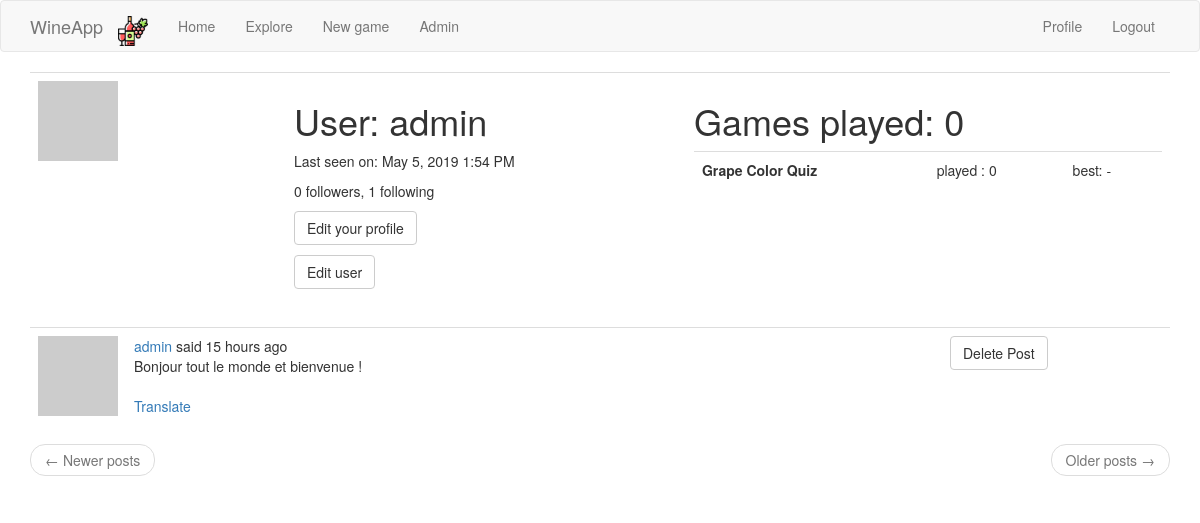
The page /user/admin (signed in) on the database as committed earlier.
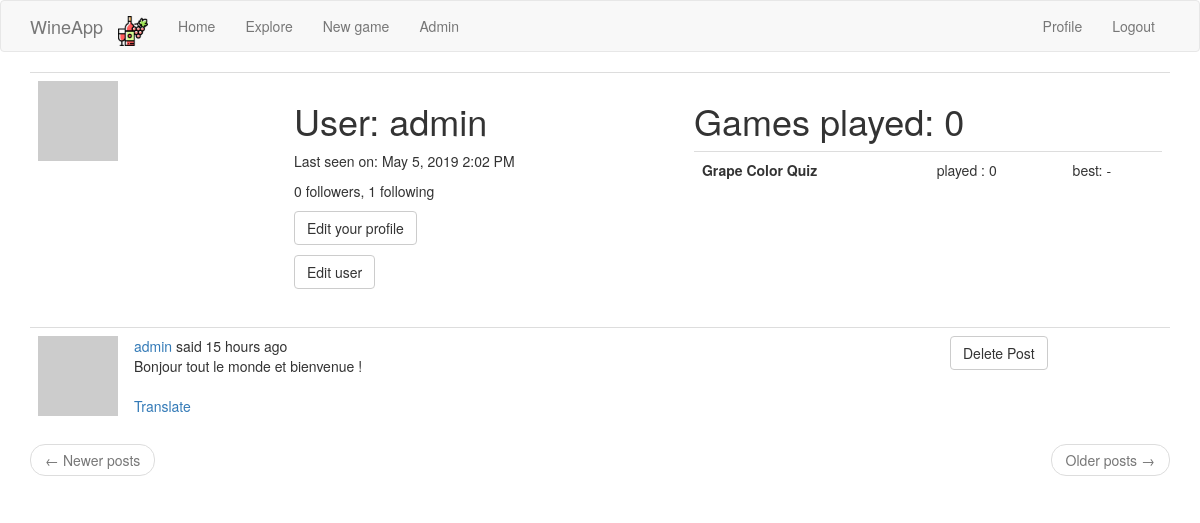
The same page on the database as committed later.
### app/models.py (models this page shows, shortened)
class User(UserMixin, db.Model):
    id = db.Column(db.Integer, primary_key=True)
    username = db.Column(db.String(64), index=True, unique=True)
    email = db.Column(db.String(120), index=True, unique=True)
    password_hash = db.Column(db.String(128))
    posts = db.relationship('Post', backref='author', lazy='dynamic')
    about_me = db.Column(db.String(140))
    last_seen = db.Column(db.DateTime, default=datetime.utcnow)
    followed = db.relationship(
        'User', secondary=followers,
        primaryjoin=(followers.c.follower_id == id),
        secondaryjoin=(followers.c.followed_id == id),
        backref=db.backref('followers', lazy='dynamic'), lazy='dynamic')
    def avatar(self, size):
        digest = md5(self.email.lower().encode('utf-8')).hexdigest()
        return 'https://www.gravatar.com/avatar/{}?d=identicon&s={}'.format(
            digest, size)

class Post(db.Model):
    id = db.Column(db.Integer, primary_key=True)
    body = db.Column(db.String(140))
    timestamp = db.Column(db.DateTime, index=True, default=datetime.utcnow)
    user_id = db.Column(db.Integer, db.ForeignKey('user.id'))
    language = db.Column(db.String(5))

### app/main/routes.py (the view)
@bp.route('/user/<username>')
@login_required
def user(username):
    user_ = User.query.filter_by(username=username).first_or_404()
    summary_per_type, nb_played_games = get_player_stats(user_)
    page = request.args.get('page', 1, type=int)
    posts = user_.posts.order_by(Post.timestamp.desc()).paginate(
        page, current_app.config['POSTS_PER_PAGE'], False)
    next_url = url_for('main.user', username=user_.username,
                       page=posts.next_num) if posts.has_next else None
    prev_url = url_for('main.user', username=user_.username,
                       page=posts.prev_num) if posts.has_prev else None
    return render_template('user.html', user=user_, posts=posts.items,
                           next_url=next_url, prev_url=prev_url, nb_played_games=nb_played_games,
                           games_data=summary_per_type)

### app/main/routes.py (called while the page is built)
@bp.before_app_request
def before_request():
    if current_user.is_authenticated:
        current_user.last_seen = datetime.utcnow()
        db.session.commit()
    g.locale = str(get_locale())

### app/models.py (called while the page is built)
@login.user_loader
def load_user(id):
    return User.query.get(int(id))

def get_player_stats(user_):
    games = Game.query.filter_by(player_id=user_.id).all()
    games_per_type = {}
    for game_type, game_name in current_app.config['GAMES_TO_NAMES'].items():
        games_per_type[(game_type, game_name)] = [game for game in games if game.game_type == game_type]
    summary_per_type = []
    for (game_type, game_name), games in games_per_type.items():
        summary_per_type.append(
            {
                'name': game_name,
                'type': game_type,
                'nb_played': len(games),
                'best': max(games, key=lambda x: x.score).score if len(games) > 0 else '-'
            }
        )
        return summary_per_type, len(games)

### app/templates/user.html (shortened to what this page needs)
{% extends "base.html" %}
{% block app_content %}
<table class="table table-hover">
    <tr>
        <td width="256px"><img src="{{ user.avatar(256) }}"></td>
        <td>
            <h1>{{ _('User') }}: {{ user.username }}</h1>
            {% if user.last_seen %}
            <p>{{ _('Last seen on') }}: {{ moment(user.last_seen).format('LLL') }}</p>
            {% endif %}
            <p>{{ _('%(count)d followers', count=user.followers.count()) }}, {{ _('%(count)d following',
                count=user.followed.count()) }}</p>
            {% if user == current_user %}
            <p><a class="btn btn-default" href="{{ url_for('main.edit_profile') }}">{{ _('Edit your profile') }}</a></p>
            {% elif not current_user.is_following(user) %}
            <p><a class="btn btn-default" href="{{ url_for('main.follow', username=user.username) }}">{{ _('Follow') }}</a></p>
            {% else %}
            <p><a class="btn btn-default" href="{{ url_for('main.unfollow', username=user.username) }}">{{ _('Unfollow') }}</a></p>
            {% endif %}
            {% if current_user.username == 'admin' %}
            <p><a class="btn btn-default" href="{{ url_for('main.edit_user', username=user.username) }}">{{ _('Edit user') }}</a></p>
            {% endif %}
        </td>
        <td>
            <h1>Games played: {{ nb_played_games }}</h1>
            <table class="table table-hover">
                {% for game in games_data %}
                <tr onclick="window.location='{{ url_for('main.quick_new_game', game_type=game.type) }}'">
                    <th>{{ game.name }}</th>
                    <td>played : {{ game.nb_played }}</td>
                    <td>best: {{ game.best }}</td>
                    {% endfor %}
                </tr>
            </table>
        </td>
    </tr>
</table>
{% for post in posts %}
{% include '_post.html' %}
{% endfor %}
<nav aria-label="...">
    <ul class="pager">
        <li class="previous{% if not prev_url %} disabled{% endif %}">
            <a href="{{ prev_url or '#' }}">
                <span aria-hidden="true">&larr;</span> {{ _('Newer posts') }}
            </a>
        </li>
        <li class="next{% if not next_url %} disabled{% endif %}">
            <a href="{{ next_url or '#' }}">
                {{ _('Older posts') }} <span aria-hidden="true">&rarr;</span>
            </a>
        </li>
    </ul>
</nav>
{% endblock %}

### app/templates/base.html (shortened to what this page needs)
{% extends 'bootstrap/base.html' %}
{% block navbar %}
<nav class="navbar navbar-default">
    <div class="container">
        <div class="navbar-header">
            <a class="navbar-brand" href="{{ url_for('main.index') }}">WineApp</a>
        </div>
        <div class="collapse navbar-collapse" id="bs-example-navbar-collapse-1">
            <ul class="nav navbar-nav">
                <li><a href="{{ url_for('main.index') }}" class="navbar-brand">
                    <img src="/static/bottle_red_wine.png" style="height:30px;margin:0px;padding:0px;">
                </a></li>
                <li><a href="{{ url_for('main.index') }}">{{ _('Home') }}</a></li>
                <li class="nav-item dropdown">
                    <a class="nav-link dropdown-toggle" href="#" id="navbarDropdown" role="button"
                       data-toggle="dropdown" aria-haspopup="true" aria-expanded="false">
                        Explore
                    </a>
                </li>
                <li><a href="{{ url_for('main.new_game') }}">{{ _('New game') }}</a></li>
                {% if current_user.username == 'admin' %}
                <li><a href="{{ url_for('main.admin') }}">{{ _('Admin') }}</a></li>
                {% endif %}
            </ul>
            <ul class="nav navbar-nav navbar-right">
                {% if current_user.is_anonymous %}
                <li><a href="{{ url_for('auth.login') }}">{{ _('Login') }}</a></li>
                {% else %}
                <li><a href="{{ url_for('main.user', username=current_user.username) }}">{{ _('Profile') }}</a></li>
                <li><a href="{{ url_for('auth.logout') }}">{{ _('Logout') }}</a></li>
                {% endif %}
            </ul>
        </div>
    </div>
</nav>
{% endblock %}
{% block content %}
<div class="container">
    {% block app_content %}{% endblock %}
</div>
{% endblock %}

### app/templates/_post.html (shortened to what this page needs)
    <table class="table table-hover">
        <tr>
            <td width="70px">
                <a href="{{ url_for('main.user', username=post.author.username) }}">
                    <img src="{{ post.author.avatar(70) }}" />
                </a>
            </td>
            <td>
                {{ _('%(username)s said %(when)s',
                    username=user_link, when=moment(post.timestamp).fromNow()) }}
                <br>
                <span id="post{{ post.id }}">{{ post.body }}</span>
                {% if post.language and post.language != g.locale %}
                <br><br>
                <span id="translation{{ post.id }}">
                    <a href="javascript:translate(
                                '#post{{ post.id }}',
                                '#translation{{ post.id }}',
                                '{{ post.language }}',
                                '{{ g.locale }}');">{{ _('Translate') }}</a>
                </span>
                {% endif %}
            </td>
            {% if current_user.username == 'admin' or current_user.username == post.author.username %}
            <td style="width:20%">
                <a class="btn btn-default" href="{{ url_for('main.delete_post', post_id=post.id) }}">Delete Post</a>
            </td>
            {% endif %}
        </tr>
    </table>

Rows that differ between the two databases and show on the page:
changed User "admin": last_seen "May 5, 2019 1:54 PM" → "May 5, 2019 2:02 PM"
